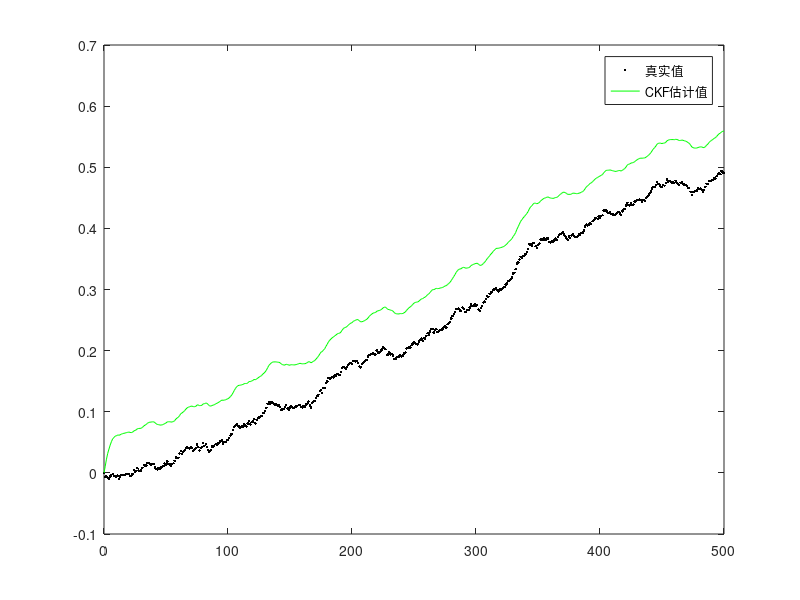

Write MATLAB code to recreate this figure.
    %%%%%%%%%%%%%%%%%%%%%%%%%%%%%%%%%%%%%%%%%%%%%%%%%%%%%%%%%%%%%%%%%%%%%%%%%%%
    %  容积Kalman滤波
    %  状态方程：x(:,k+1) = F * x(:,k) + [sqrt(Q) * randn;0]; 
    % %  观测方程：z(k+1) = [1, R0]*x(:,k+1); + sqrt(R) * randn;
    %%%%%%%%%%%%%%%%%%%%%%%%%%%%%%%%%%%%%%%%%%%%%%%%%%%%%%%%%%%%%%%%%%%%%%%%%%%
    clc; clear all;close all;
    dianrong_c=310;
    R0=2.2*0.001;
    T=0.01;

    n=501;
    tf = 500;                                     % 模拟长度 
    x=zeros(2,n);
    z=zeros(1,n);
    x(:,1) =[0;31];                              % 初始状态 

    x_ckf=zeros(2,n);
    % x_estimate(:,1) = [1;0.1];                  %状态的估计
    x_ckf(:,1)=[0;31];
    % e_x_estimate = x_estimate(:,1);             %EKF的初始估计
    xhat=x_ckf(:,1);
    x_e_error=zeros(1,n);
    x_c_error=zeros(1,n);
    z_e_error=zeros(1,n);
    z_c_error=zeros(1,n);
    Q = 0.00001;                                    % 过程状态协方差 
    R = 0.0001;                                     % 测量噪声协方差 
    P =[0.00001,0;
        0,0.00001];                        %初始估计方差

    Pplus=P;
    F=[1,T/dianrong_c;
        0,1];
    Gamma=[1;
        1];
    w=0.25;  
    kesi=sqrt(2)*[1,0,-1,0; 0,1,0,-1];

    for k = 1 : tf 
        % 模拟系统 
       % x(:,k+1) = F * x(:,k) + Gamma * sqrt(Q) * randn;      %状态值 
       x(:,k+1) = F * x(:,k) + Gamma * sqrt(Q) * randn;      %状态值

       %x(:,k+1) = F * x(:,k) +[sqrt(Q) * randn;0]; 
       % z(k+1) = atan(0.1 * x(1,k+1)) + sqrt(R) * randn;      %观测值
        z(k+1) = [1, R0]*x(:,k+1);
    end
    
    for k = 1 : tf 
        %Cubature卡尔曼滤波器
        %%%%%（1）求协方差矩阵平方根
        S=chol(Pplus,'lower');
        %%%%%（2）计算求容积点
        rjpoint(:,1)=S*kesi(:,1)+xhat;
        rjpoint(:,2)=S*kesi(:,2)+xhat;
        rjpoint(:,3)=S*kesi(:,3)+xhat;
        rjpoint(:,4)=S*kesi(:,4)+xhat;
        %%%%%（3）传播求容积点
        Xminus(:,1)=F*rjpoint(:,1);                           %容积点经过非线性函数后的值
        Xminus(:,2)=F*rjpoint(:,2);
        Xminus(:,3)=F*rjpoint(:,3); 
        Xminus(:,4)=F*rjpoint(:,4); 
        %%%%（4）状态预测
        xminus=w*Xminus(:,1)+w*Xminus(:,2)+w*Xminus(:,3)+w*Xminus(:,4);
        %%%%(5)状态预测协方差阵
        Pminus=w*(Xminus(:,1)*Xminus(:,1)'+Xminus(:,2)*Xminus(:,2)'+Xminus(:,3)*Xminus(:,3)'+Xminus(:,4)*Xminus(:,4)')-xminus*xminus'+Gamma * Q* Gamma';
       %Pminus=w*(Xminus(:,1)*Xminus(:,1)'+Xminus(:,2)*Xminus(:,2)'+Xminus(:,3)*Xminus(:,3)'+Xminus(:,4)*Xminus(:,4)')-xminus*xminus'+[Q,0;0,0]; 
       %%%%观测更新
        %%%%%（1）矩阵分解
        Sminus=chol(Pminus,'lower');
        %%%%%（2）计算求容积点
        rjpoint1(:,1)=Sminus*kesi(:,1)+xminus;
        rjpoint1(:,2)=Sminus*kesi(:,2)+xminus;
        rjpoint1(:,3)=Sminus*kesi(:,3)+xminus;
        rjpoint1(:,4)=Sminus*kesi(:,4)+xminus;
        %%%%%（3）传播求容积点
        % Z(1)=atan(0.1*rjpoint1(1,1));
        % Z(2)=atan(0.1*rjpoint1(1,2));
        % Z(3)=atan(0.1*rjpoint1(1,3));
        % Z(4)=atan(0.1*rjpoint1(1,4));
        Z(1)=rjpoint1(1,1)+T/dianrong_c*31;
        Z(2)=rjpoint1(1,2)+T/dianrong_c*31;
        Z(3)=rjpoint1(1,3)+T/dianrong_c*31;
        Z(4)=rjpoint1(1,4)+T/dianrong_c*31;
       % Z(:,4)=[atan(0.1*rjpoint1(1,4));0];
        %%%%%%%（4）观测预测
        zhat=w*(Z(1)+Z(2)+Z(3)+Z(4));
        %%%%(5)观测预测协方差阵
        %Pzminus=w*(Z(:,1)*Z(:,1)'+Z(:,2)*Z(:,2)'+Z(:,3)*Z(:,3)'+Z(:,4)*Z(:,4)')-zhat*zhat'+[R,0;0,Q];
        Pzminus=w*(Z(1)^2+Z(2)^2+Z(3)^2+Z(4)^2)-zhat^2+R;
        %%%%(6)互协方差阵
        Pxzminus=w*(rjpoint1(:,1)*Z(1)+rjpoint1(:,2)*Z(2)+rjpoint1(:,3)*Z(3)+rjpoint1(:,4)*Z(4))-xminus*zhat;
        %%%%(7)计算卡尔曼增益
        K=Pxzminus/Pzminus;
        %%%%(8)状态更新
        xhat=xminus+K*(z(k+1)-zhat);
        %%%%(9)状态协方差矩阵更新
        Pplus=Pminus-K*Pzminus*K';
        
        x_ckf(:,k+1)=xhat;
    end
    
    t = 0 : tf;
    figure;
    plot(t,x(1,:),'k.',t,x_ckf(1,:),'g');
    legend('真实值','CKF估计值');